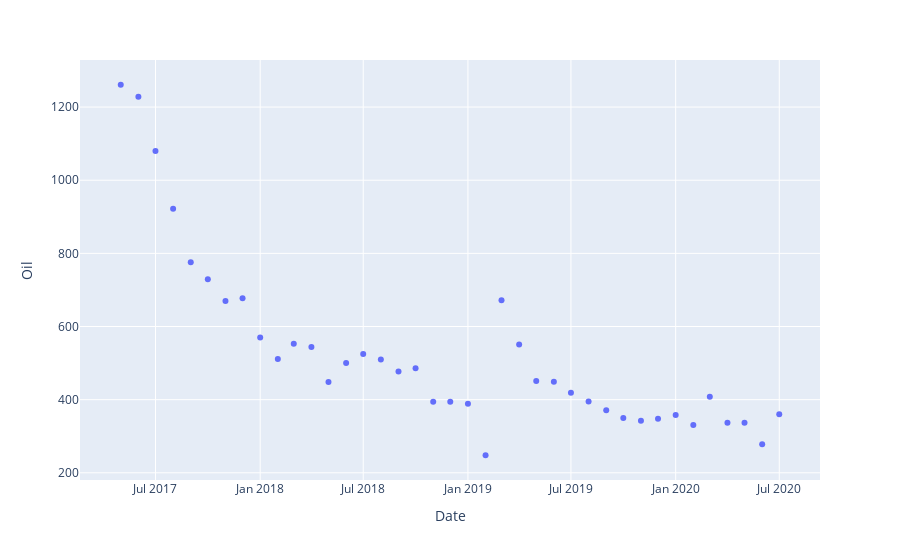

The notebook cell this image was saved under:
### Markdown cell above
Great. Now it looks like there has been some recompletions or well workover done around 2017 so lets grab a decline off of that.

To do so we'll have to subset the data. I'll just manually enter a date as a variable in prewritten code.

### Code cell
#Choose date range for dca fit
date_range='4/1/2017'
#grab data only after the cut off date and drop any zero values
dca_prd_sub=dca_prd[(dca_prd['Date']>date_range)&(dca_prd['Oil']>0)]

#re-plot the data
fig = px.scatter(dca_prd_sub, x="Date", y="Oil")
fig.show()

### Figure 1 — Plotly figure (JSON) as saved in the notebook; plotly's stock layout.template omitted (floating-point values rounded to 4 significant figures)
{"data": [{"hoverlabel": {"namelength": 0}, "hovertemplate": "Date=%{x}<br>Oil=%{y}", "legendgroup": "", "marker": {"color": "#636efa", "symbol": "circle"}, "mode": "markers", "name": "", "showlegend": false, "type": "scatter", "x": ["2018-01-01T00:00:00", "2019-01-01T00:00:00", "2020-01-01T00:00:00", "2018-02-01T00:00:00", "2019-02-01T00:00:00", "2020-02-01T00:00:00", "2018-03-01T00:00:00", "2019-03-01T00:00:00", "2020-03-01T00:00:00", "2018-04-01T00:00:00", "2019-04-01T00:00:00", "2020-04-01T00:00:00", "2017-05-01T00:00:00", "2018-05-01T00:00:00", "2019-05-01T00:00:00", "2020-05-01T00:00:00", "2017-06-01T00:00:00", "2018-06-01T00:00:00", "2019-06-01T00:00:00", "2020-06-01T00:00:00", "2017-07-01T00:00:00", "2018-07-01T00:00:00", "2019-07-01T00:00:00", "2020-07-01T00:00:00", "2017-08-01T00:00:00", "2018-08-01T00:00:00", "2019-08-01T00:00:00", "2017-09-01T00:00:00", "2018-09-01T00:00:00", "2019-09-01T00:00:00", "2017-10-01T00:00:00", "2018-10-01T00:00:00", "2019-10-01T00:00:00", "2017-11-01T00:00:00", "2018-11-01T00:00:00", "2019-11-01T00:00:00", "2017-12-01T00:00:00", "2018-12-01T00:00:00", "2019-12-01T00:00:00"], "xaxis": "x", "y": [570, 389, 358, 511, 248, 331, 553, 672, 408, 544, 551, 337, 1261, 448, 451, 337, 1228, 500, 449, 278, 1080, 525, 419, 360, 922, 510, 395, 776, 477, 371, 729, 486, 350, 670, 394, 342, 677, 394, 348], "yaxis": "y"}], "layout": {"legend": {"tracegroupgap": 0}, "margin": {"t": 60}, "xaxis": {"anchor": "y", "domain": [0, 1], "title": {"text": "Date"}}, "yaxis": {"anchor": "x", "domain": [0, 1], "title": {"text": "Oil"}}}}
